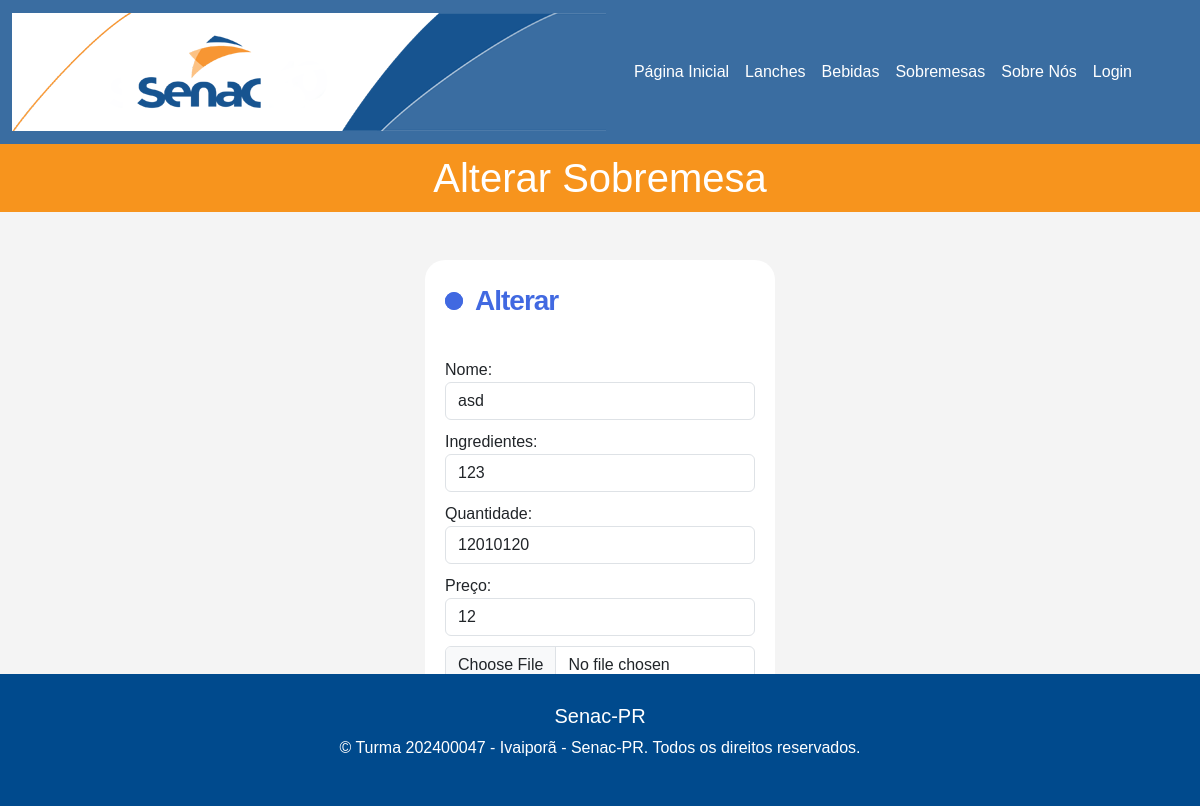
Screenshot of /teste_mateus/alterar_sobremesa.php?id_alterar=3 with the database file from the repository.
### tables this page shows
CREATE TABLE IF NOT EXISTS `sobremesa` (
  `id_sobremesa` int(11) NOT NULL AUTO_INCREMENT,
  `nome` varchar(300) NOT NULL,
  `ingrediente` varchar(300) NOT NULL,
  `preco` varchar(300) NOT NULL,
  `quantidade` int(11) NOT NULL,
  `foto` varchar(300) NOT NULL,
  PRIMARY KEY (`id_sobremesa`)
);

### teste_mateus/alterar_sobremesa.php (the view, shortened to what this page needs)
<?php
include("conexao.php");
if (isset($_GET['id_alterar'])) {
    $id_sobremesa = $_GET['id_alterar'];
    $sql_consultar = "SELECT * FROM sobremesa WHERE id_sobremesa= '$id_sobremesa' ";
    $mysqli_consultar = $mysqli->query($sql_consultar) or die($mysqli->error);
    $consultar = $mysqli_consultar->fetch_assoc();
} else {
}
?>
<!DOCTYPE html>
<html lang="pt-br">
<head>
    <link href="https://cdn.jsdelivr.net/npm/bootstrap@5.3.1/dist/css/bootstrap.min.css" rel="stylesheet">
    <link rel="stylesheet" href="gabriell.css">
</head>
<body>
    <?php include("menu.php") ?>
    <header>
        <h1>Alterar Sobremesa</h1>
    </header>
    <br><br>
    <div class="d-flex justify-content-center">
        <form class="form" method="post" enctype="multipart/form-data">
            <p class="title">Alterar</p>
            <label>
                <span>Nome:</span>
                <input class="form-control" type="text" id="nome" name="nome"
                    value="<?php echo htmlspecialchars($consultar['nome']); ?>" required>
            </label>
            <label>
                <span>Ingredientes:</span>
                <input class="form-control" type="text" id="preco" name="preco"
                    value="<?php echo htmlspecialchars($consultar['preco']); ?>" required>
            </label>
            <label>
                <span>Quantidade:</span>
                <input class="form-control" type="number" id="quantidade" name="quantidade"
                    value="<?php echo htmlspecialchars($consultar['quantidade']); ?>" required>
            </label>
            <label>
                <span>Preço:</span>
                <input class="form-control" type="text" id="preco" name="ingrediente"
                    value="<?php echo htmlspecialchars($consultar['ingrediente']); ?>" required>
            </label>
            <label>
                <input type="file" class="form-control" name="foto">
            </label>
            <button class="submit">Atualizar</button>
            <a class="d-flex btn btn-primary justify-content-center" href="consulta_sobremesa.php">Voltar</a>
        </form>
    </div>
    <?php include("rodape.php") ?>
</body>
</html>

### teste_mateus/gabriell.css (style rules this page uses)
body { font-family: Arial, sans-serif; margin: 0; padding: 0; }
body { font-family: Arial, sans-serif; margin: 0; padding: 0; background-color: #f4f4f4; }
header { background-color: #f7941d; color: #fff; padding: 10px 0; text-align: center; }
h1 { margin: 0; }
header { color: #fff; }
.form { display: flex; flex-direction: column; gap: 10px; max-width: 350px; background-color: #fff; padding: 20px; border-radius: 20px; position: relative; }
.title { font-size: 28px; color: royalblue; font-weight: 600; letter-spacing: -1px; position: relative; display: flex; align-items: center; padding-left: 30px; }
.title::before,.title::after { position: absolute; content: ""; height: 16px; width: 16px; border-radius: 50%; left: 0px; background-color: royalblue; }
.title::before { width: 18px; height: 18px; background-color: royalblue; }
.title::after { width: 18px; height: 18px; animation: pulse 1s linear infinite; }
.form label { position: relative; }
.submit { border: none; outline: none; background-color: royalblue; padding: 10px; border-radius: 10px; color: #fff; font-size: 16px; transform: .3s ease; }

### rows the page displays
sobremesa: nome "asd", preco "123", quantidade "12010120", ingrediente "12"
